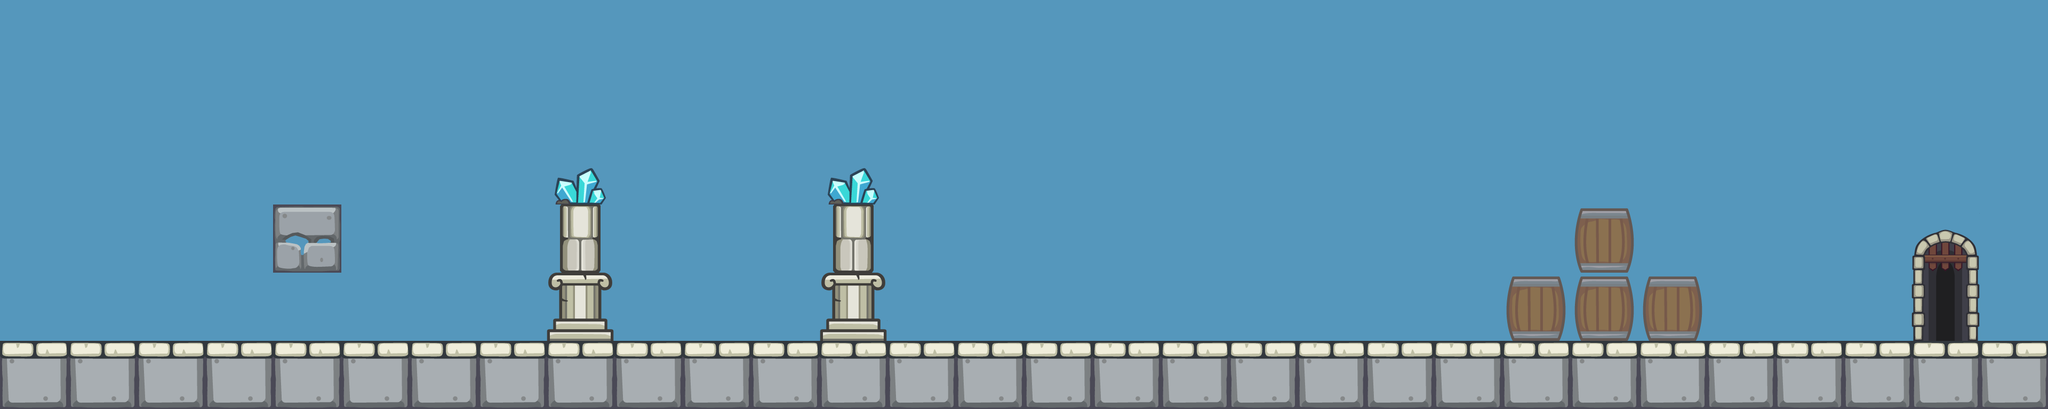

Below is a game level as drawn by its tile map, then a one-line description and the .tmx that defines it (tile-layer data replaced by summaries):
An orthogonal 30x6 tile map with 128x128 px tiles, 2 tile layers (background, graphics) and 10 objects.

<map version="1.2" tiledversion="1.3.2" orientation="orthogonal" renderorder="right-up" compressionlevel="0" width="30" height="6" tilewidth="128" tileheight="128" infinite="0" nextlayerid="9" nextobjectid="16">
 <editorsettings>
  <chunksize width="128" height="128" />
 </editorsettings>
 <tileset firstgid="1" name="Dungeon Tileset Android" tilewidth="128" tileheight="128" tilecount="48" columns="8">
  <image source="tileset.png" width="1024" height="769" />
 </tileset>
 <layer id="6" name="background" width="30" height="6">
  <data>[180 cells, 180 non-empty, 1 distinct tile ids]</data>
 </layer>
 <layer id="8" name="graphics" width="30" height="6">
  <data>[180 cells, 43 non-empty, 8 distinct tile ids]</data>
 </layer>
 <objectgroup id="2" name="ground">
  <object id="3" x="-12" y="640" width="12" height="14" />
  <object id="4" x="0" y="640" width="3840" height="128" />
 </objectgroup>
 <objectgroup id="3" name="obstactle">
  <object id="5" x="1024" y="384" width="128" height="256" />
  <object id="6" x="1536" y="384" width="128" height="256" />
  <object id="13" x="2816" y="512" width="384" height="128" />
  <object id="15" x="2944" y="384" width="128" height="128" />
 </objectgroup>
 <objectgroup id="4" name="bricks" />
 <objectgroup id="5" name="coins">
  <object id="7" x="1024" y="256" width="128" height="128" />
  <object id="8" x="1536" y="256" width="128" height="128" />
 </objectgroup>
 <objectgroup id="7" name="door">
  <object id="10" x="3584" y="384" width="128" height="256" />
  <object id="11" x="2424.24" y="-1130.3" />
 </objectgroup>
</map>
